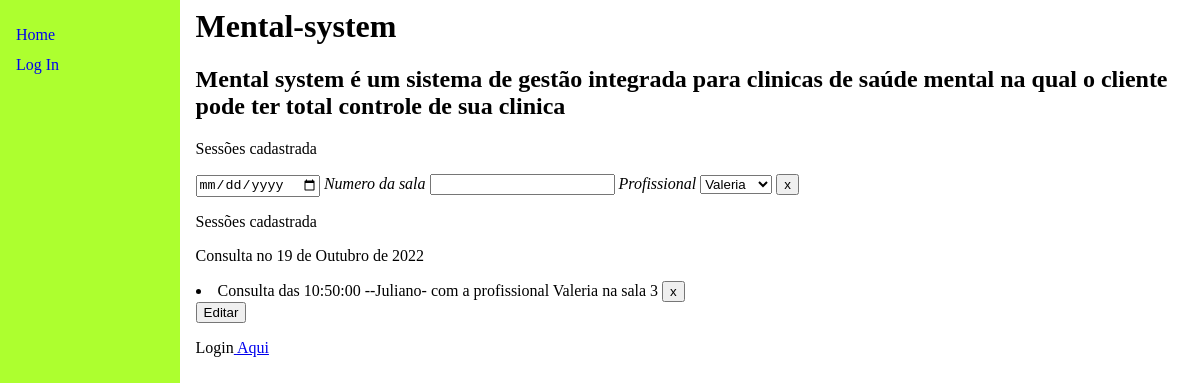
Before: /Consultas/ with the older database file.
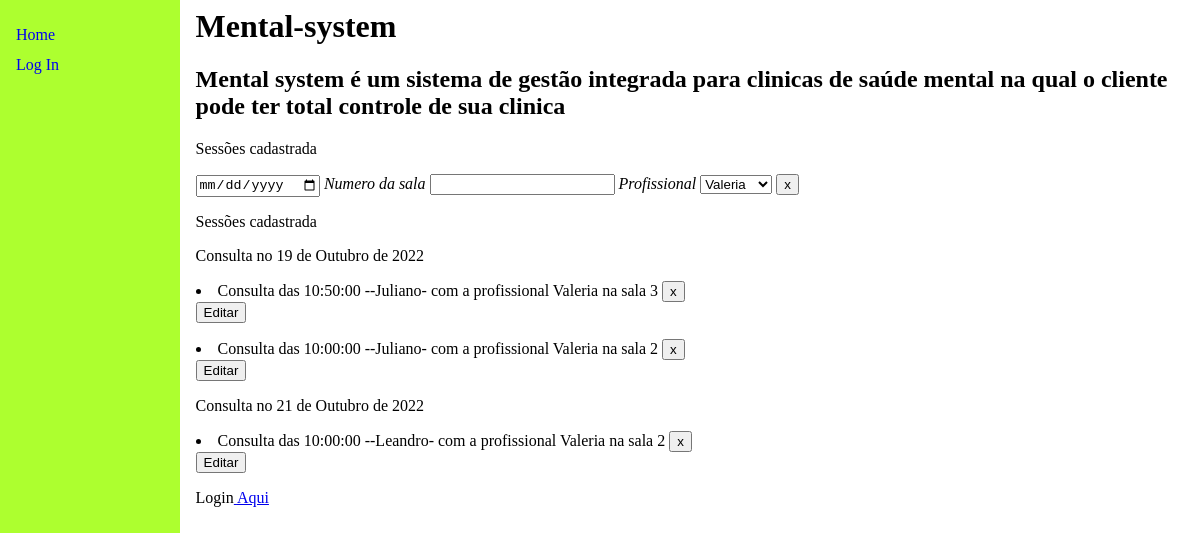
After: the same page with the newer database file.
### marcacao/models.py (models this page shows, shortened)
class Consulta(models.Model):
    situacoes=(("PC","Pendente Confirmação"),("C","Confirmado"),
    ("F","Falta"),("FJ","Falta Justificada"),("P","Presença"),
    ("R","Reposição"))
    paciente=models.ForeignKey(Paciente,on_delete=models.CASCADE,default=" ")
    dia=models.DateField(default=timezone.now())
    situação=models.CharField(max_length=10,choices=situacoes)
    sala=models.ForeignKey(Sala,on_delete=models.CASCADE)
    horario=models.ForeignKey(Horarios,on_delete=models.CASCADE)
    class Meta:
        constraints=[models.UniqueConstraint(
                fields=["sala","horario","dia"],
                name="Atendimento_unico"
            )
        ]

class Horarios(models.Model):
    id = models.BigAutoField(primary_key=True)
    horario=models.TimeField()
    def __str__(self):
        return str(self.horario)

class Paciente(models.Model):
    nome=models.CharField(max_length=100,unique=True)
    Plano=models.ForeignKey(Planos, on_delete=models.CASCADE)
    data_nascimento=models.DateField()
    profissional=models.ForeignKey(Profissional,on_delete=models.CASCADE,blank=True)
    email=models.EmailField(blank=True)
    telefone=models.CharField(max_length=15,blank=True)
    cpf=models.CharField(max_length=11,blank=True)
    carteira_plano=models.CharField(max_length=30,blank=True)
    def __str__(self):
        return self.nome

class Profissional(models.Model):
    nome=models.CharField(max_length=100)
    especialidade=models.CharField(max_length=100)
    def __str__(self):
        return self.nome

class Sala(models.Model):
    id = models.BigAutoField(primary_key=True)
    def __str__(self):
        return str(self.id)

### marcacao/views.py (the view)
# urls.py: path('Consultas/',views.ver_consultas,name="Visualizar consultas como função"),
def ver_consultas(request):
    profissionais = Profissional.objects.all()
    try:
        dia_selecionado = request.GET['dia']
        sala_selecionada = request.GET['sala']
        profissional_selecionado = request.GET['profissional']
        print("pegou")
    except:
        dia_selecionado = ""
        sala_selecionada = ""
        profissional_selecionado = ""
        print('não pegou')
    if ((dia_selecionado != "")  and (sala_selecionada != "") and (profissional_selecionado != "")):
            consultas = Consulta.objects.filter(Q(dia=f"{dia_selecionado}") & Q(
                sala=sala_selecionada) & Q(paciente__profissional__nome=f"{profissional_selecionado}"))
            dias = [datetime.datetime.strptime(
                dia_selecionado, '%Y-%m-%d').date()]
    elif ((dia_selecionado == "") and (sala_selecionada != "") and (profissional_selecionado != "")):
            consultas = Consulta.objects.filter(Q(sala=sala_selecionada) & Q(
                paciente__profissional__nome=f"{profissional_selecionado}"))
            dias = Consulta.objects.filter(paciente__profissional__nome=f"{profissional_selecionado}").dates("dia", "day")
    elif ((dia_selecionado != "") and (sala_selecionada == "") and (profissional_selecionado != "")):
            consultas = Consulta.objects.filter(Q(dia=f"{dia_selecionado}") & Q(
                paciente__profissional__nome=f"{profissional_selecionado}"))
            dias = [datetime.datetime.strptime(
                dia_selecionado, '%Y-%m-%d').date()]
    elif ((dia_selecionado != "") and (sala_selecionada != "") and (profissional_selecionado == "")):
            consultas = Consulta.objects.filter(
                Q(dia=f"{dia_selecionado}") & Q(sala=sala_selecionada))
            dias = [datetime.datetime.strptime(
                dia_selecionado, '%Y-%m-%d').date()]
    elif ((dia_selecionado != "") and (sala_selecionada == "") and (profissional_selecionado == "")):
            consultas = Consulta.objects.filter(Q(dia=f"{dia_selecionado}"))
            dias = [datetime.datetime.strptime(
                dia_selecionado, '%Y-%m-%d').date()]
    elif ((dia_selecionado == "") and (sala_selecionada != "") and (profissional_selecionado == "")):
            consultas = Consulta.objects.filter(Q(sala=sala_selecionada))
            dias = Consulta.objects.dates("dia", "day")
    elif ((dia_selecionado == "") and (sala_selecionada == "") and (profissional_selecionado != "")):
            consultas = Consulta.objects.filter(
                Q(paciente__profissional__nome=f"{profissional_selecionado}"))
            dias = Consulta.objects.filter(paciente__profissional__nome=f"{profissional_selecionado}").dates("dia", "day")
    else:
        consultas = Consulta.objects.all()
        dias = Consulta.objects.dates("dia", "day")
    if request.method == "POST":
        id = request.POST["apagar"]
        Apagar = Consulta.objects.get(id=id)
        Apagar.delete()
    return render(request, "marcacao/consultas.html", {'consultas': consultas, "dias": dias, "dia_selecionado": dia_selecionado, "profissionais": profissionais})

### marcacao/templates/marcacao/consultas.html (shortened to what this page needs)
{% extends "marcacao/index.html" %}
{% block main %}
<p> Sessões cadastrada</p>
<form method="get" action="{{dia}}{{sala}}{{profissional}}">
    <input name="dia" type="date",value={{dia_selecionado}}>
    <i>Numero da sala</i>
    <input name="sala" type="number">
    <i> Profissional</i>
    <select name="profissional">
        {%for i in profissionais%}
        <option  value={{i.nome}} >{{i.nome}}</option>
        {%endfor%}
    </select>
    <button type= submit> x</button>
</form>
    <p> Sessões cadastrada</p>
{% for dia in dias %}
<p> Consulta no {{dia|date}}</p>
    {% for consulta in consultas%}
        {% if consulta.dia == dia%}
        <li> Consulta das {{consulta.horario}} --{{consulta.paciente}}- com a profissional {{consulta.paciente.profissional}} na sala {{consulta.sala}}
            <form method="post" action="" style=display:inline>
            <button name= apagar type= submit value={{consulta.id}} > x </button>
            </form>
            <form method="post" action="/Consultas/editar/{{consulta.id}}">
                <button  type= submit > Editar </button>
            </form>
        </li>
        {%endif%}
        {% empty %}
        <li> Nenhum sessão para esse dia com esse profissional</li>
    {% endfor %}
    {%empty%}
    <li></li>
{%endfor%}
{% endblock %}

Changed rows visible on the page:
added Consulta: horario "10:00:00", paciente "Juliano", paciente.profissional "Valeria", sala "2", {{ consulta.id }} 63 (drawn), shown under "19 de Outubro de 2022"
added Consulta: horario "10:00:00", paciente "Leandro", paciente.profissional "Valeria", sala "2", {{ consulta.id }} 65 (drawn), shown under "21 de Outubro de 2022"
Other visible differences:
new list line: "Consulta no 21 de Outubro de 2022"
